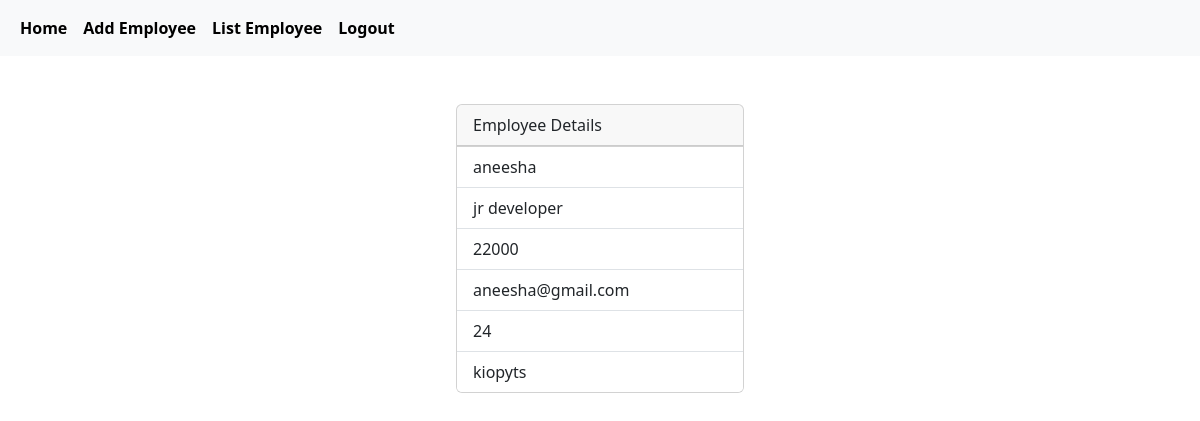
/employees/6 (signed in), run on the app's committed database.
### crm/models.py (models this page shows, shortened)
class Employees(models.Model):
    name=models.CharField(max_length=200)
    department=models.CharField(max_length=200)
    salary=models.PositiveBigIntegerField()
    email=models.EmailField(unique=True)
    age=models.PositiveBigIntegerField()
    contact=models.CharField(max_length=200,null=True)
    profile_pic=models.ImageField(upload_to="images",null=True,blank=True)
    dob=models.DateField(null=True,blank=True)

### crm/views.py (the view)
# urls.py: path("employees/<int:pk>",views.EmployeeDetailView.as_view(),name="emp-detail"),
@method_decorator(signin_required,name="dispatch")
class EmployeeDetailView(View):
    def get(self,request,*args,**kwargs):
        id=kwargs.get("pk")
        qs=Employees.objects.get(id=id)
        return render(request,"emp_detail.html",{"data":qs})

### crm/views.py (called while the page is built)
def signin_required(fn):
    def wrapper(request,*args,**kwargs):
        if not request.user.is_authenticated:
            messages.error(request,"invalid session")
            return redirect("signin")
        else:
            return fn(request,*args,**kwargs)
    return wrapper

### crm/templates/emp_detail.html (shortened to what this page needs)
{%extends 'base.html'%}
{%block body_block%}
<div class="container d-flex justify-content-center mt-5">
  <div>
      <div class="card" style="width: 18rem;">
          <div class="card-header">
            Employee Details
          </div>
          <ul class="list-group list-group-flush">
            <li class="list-group-item">{{data.name}}</li>
            <li class="list-group-item">{{data.department}}</li>
            <li class="list-group-item">{{data.salary}}</li>
            <li class="list-group-item">{{data.email}}</li>
            <li class="list-group-item">{{data.age}}</li>
            <li class="list-group-item">{{data.contact}}</li>
          </ul>
        </div>
  </div>
</div>
{%endblock%}

### data on the page
Employees: name "aneesha", department "jr developer", salary "22000", email "aneesha@gmail.com", age "24", contact "kiopyts"
